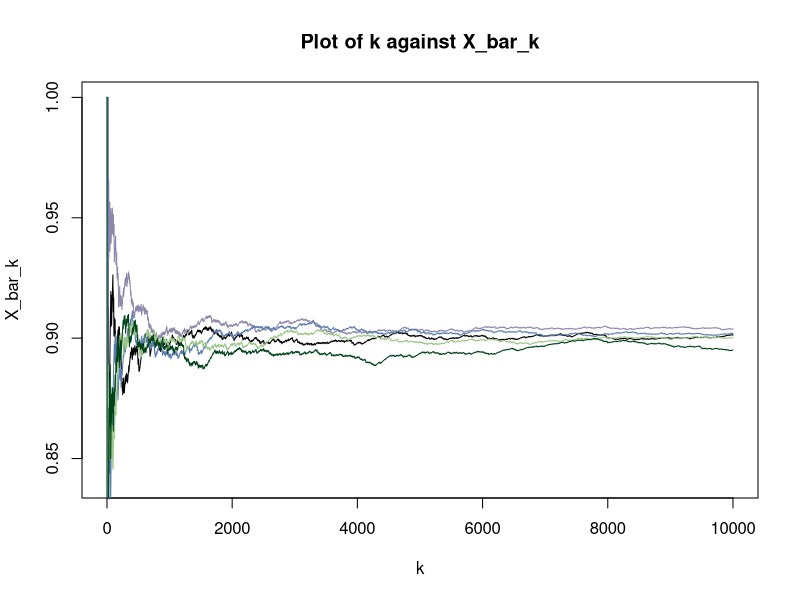

This chart was generated by the following R code:
# With X_bar_k defined as $1/k * \sum_{i=0}^{k} X_{k}$ with $X_{k}$ are Bernoulli random variables, ...

N <- 10000

P <- 0.9

plot_cumulative_mean <- function(n, p) {
  X <- rbinom(n, 1, p)
  cum_mean <- cumsum(X) / (1:n)
  return(cum_mean)
}

cum_mean <- plot_cumulative_mean(N, P)
plot(1:N, cum_mean, type = "l", xlab = "k", ylab = "X_bar_k", 
     main = "Plot of k against X_bar_k")

replicate(4, lines(1:N, plot_cumulative_mean(N, P), col = rgb(runif(1), runif(1), runif(1))))